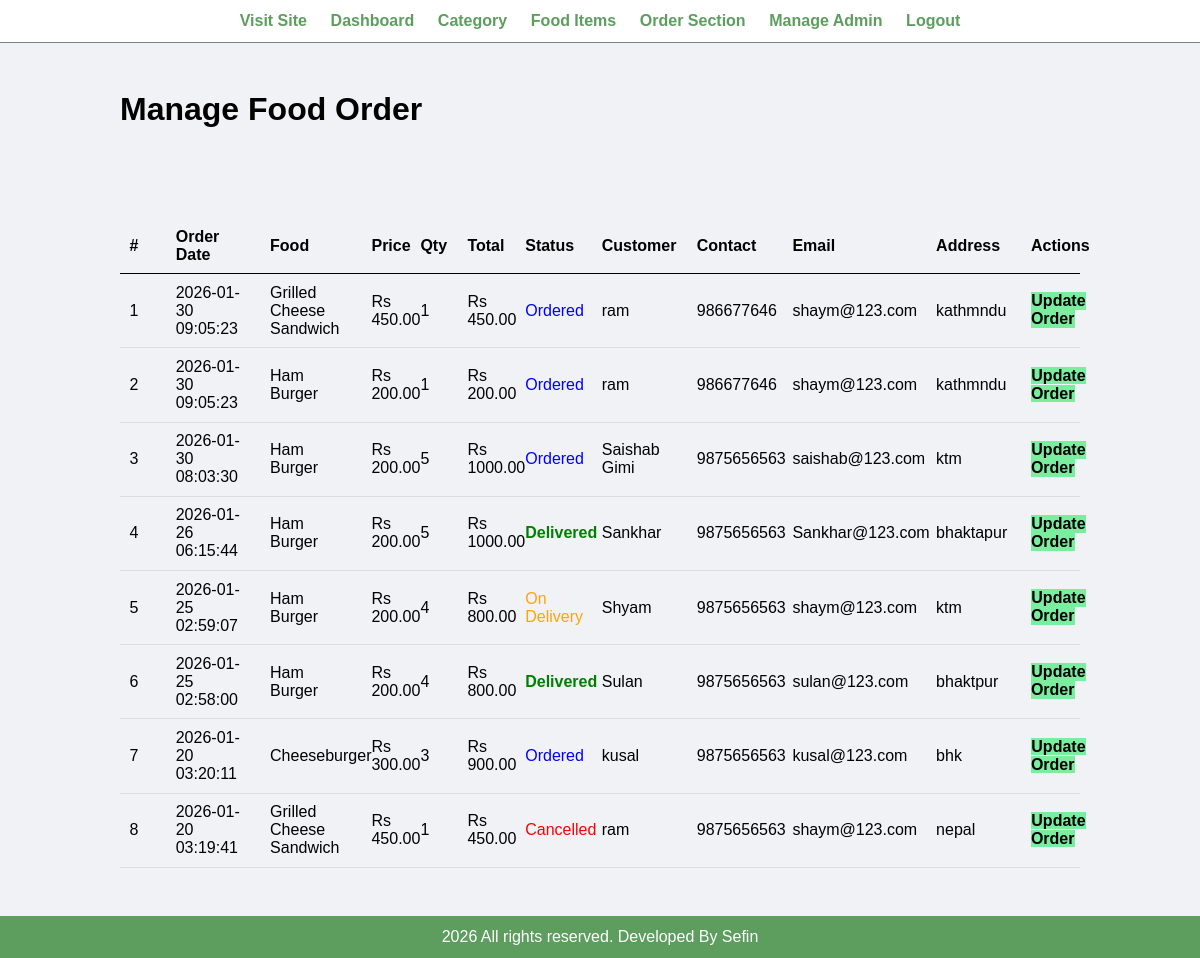
/onlinefood-order/admin/manage-order.php (signed in), run on the app's committed database.
### tables this page shows
CREATE TABLE `tbl_order` (
  `id` int(10) UNSIGNED NOT NULL,
  `food` varchar(150) NOT NULL,
  `price` decimal(10,2) NOT NULL,
  `qty` int(11) NOT NULL,
  `total` decimal(10,2) NOT NULL,
  `order_date` datetime NOT NULL,
  `status` varchar(50) NOT NULL,
  `customer_name` varchar(150) NOT NULL,
  `customer_contact` varchar(20) NOT NULL,
  `customer_email` varchar(150) NOT NULL,
  `customer_address` varchar(255) NOT NULL,
  `food_id` int(11) NOT NULL
);

### onlinefood-order/admin/manage-order.php (the view, shortened to what this page needs)
<?php include('partials/menu.php'); ?>
<div class="main-content">
    <div class="wrapper">
        <h1>Manage Food Order</h1>
                <br /><br /><br />
                <br><br>
                <table class="tbl-full">
                    <tr>
                        <th width="5%">#</th>
                        <th width="10%">Order Date</th>
                        <th width="10%">Food</th>
                        <th width="5%">Price</th>
                        <th width="5%">Qty</th>
                        <th width="6%">Total</th>
                        <th width="8%">Status</th>
                        <th width="10%">Customer</th>
                        <th width="10%">Contact</th>
                        <th width="15%">Email</th>
                        <th width="10%">Address</th>
                        <th>Actions</th>
                    </tr>
                    <?php
                        $sql = "SELECT * FROM tbl_order ORDER BY id DESC";
                        $res = mysqli_query($conn, $sql);
                        $count = mysqli_num_rows($res);
                        $sn = 1;
                        if($count>0)
                        {
                            while($row=mysqli_fetch_assoc($res))
                            {
                                $id = $row['id'];
                                $food = $row['food'];
                                $price = $row['price'];
                                $qty = $row['qty'];
                                $total = $row['total'];
                                $order_date = $row['order_date'];
                                $status = $row['status'];
                                $customer_name = $row['customer_name'];
                                $customer_contact = $row['customer_contact'];
                                $customer_email = $row['customer_email'];
                                $customer_address = $row['customer_address'];
                                ?>
                                    <tr>
                                        <td><?php echo $sn++; ?> </td>
                                        <td><?php echo $order_date; ?></td>
                                        <td><?php echo $food; ?></td>
                                        <td><?php echo 'Rs '.$price; ?></td>
                                        <td><?php echo $qty; ?></td>
                                        <td><?php echo 'Rs '.$total; ?></td>
                                        <td>
                                            <?php
                                                if($status=="Ordered")
                                                {
                                                    echo "<label style='color: blue;'>$status</label>";
                                                }
                                                elseif($status=="On Delivery")
                                                {
                                                    echo "<label style='color: orange;'>$status</label>";
                                                }
                                                elseif($status=="Delivered")
                                                {
                                                    echo "<label style='color: green;'><b>$status</b></label>";
                                                }
                                                elseif($status=="Cancelled")
                                                {
                                                    echo "<label style='color: red;'>$status</label>";
                                                }
                                            ?>
                                        </td>
                                        <td><?php echo $customer_name; ?></td>
                                        <td><?php echo $customer_contact; ?></td>
                                        <td><?php echo $customer_email; ?></td>
                                        <td><?php echo $customer_address; ?></td>
                                        <td>
                                            <a href="<?php echo SITEURL; ?>admin/update-order.php?id=<?php echo $id; ?>" class="btn-secondary">Update Order</a>
                                        </td>
                                    </tr>
                                <?php
                            }
                        }
                        else
                        {
                            echo "<tr><td colspan='12' class='error'>Orders not Available</td></tr>";
                        }
                    ?>
                </table>
    </div>
</div>
<?php include('partials/footer.php'); ?>

### onlinefood-order/css/admin.css (style rules this page uses)
* { margin: 0; padding: 0; font-family: Arial, Helvetica, sans-serif; }
.wrapper { padding: 1%; width: 80%; margin: 0 auto; }
.tbl-full { width: 100%; }
table { border-collapse: collapse; width: 100%; }
th, td { padding: 8px; text-align: left; border-bottom: 1px solid #ddd; }
table tr th { border-bottom: 1px solid black; padding: 1%; text-align: left; }
table tr td { padding: 1%; }
.btn-secondary { background-color: #7bed9f; padding: 1%; color: black; text-decoration: none; font-weight: bold; }
.main-content { background-color: #f1f2f6; padding: 3% 0; }

### data on the page
tbl_order: order_date "2026-01-30 09:05:23", food "Grilled Cheese Sandwich", price "450.00", qty "1", total "450.00", status "Ordered", customer_name "ram", customer_contact "986677646", customer_email "shaym@123.com", customer_address "kathmndu"
tbl_order: order_date "2026-01-30 09:05:23", food "Ham Burger", price "200.00", qty "1", total "200.00", status "Ordered", customer_name "ram", customer_contact "986677646", customer_email "shaym@123.com", customer_address "kathmndu"
tbl_order: order_date "2026-01-30 08:03:30", food "Ham Burger", price "200.00", qty "5", total "1000.00", status "Ordered", customer_name "Saishab Gimi", customer_contact "9875656563", customer_email "saishab@123.com", customer_address "ktm"
tbl_order: order_date "2026-01-26 06:15:44", food "Ham Burger", price "200.00", qty "5", total "1000.00", status "Delivered", customer_name "Sankhar", customer_contact "9875656563", customer_email "Sankhar@123.com", customer_address "bhaktapur"
tbl_order: order_date "2026-01-25 02:59:07", food "Ham Burger", price "200.00", qty "4", total "800.00", status "On Delivery", customer_name "Shyam", customer_contact "9875656563", customer_email "shaym@123.com", customer_address "ktm"
tbl_order: order_date "2026-01-25 02:58:00", food "Ham Burger", price "200.00", qty "4", total "800.00", status "Delivered", customer_name "Sulan", customer_contact "9875656563", customer_email "sulan@123.com", customer_address "bhaktpur"
tbl_order: order_date "2026-01-20 03:20:11", food "Cheeseburger", price "300.00", qty "3", total "900.00", status "Ordered", customer_name "kusal", customer_contact "9875656563", customer_email "kusal@123.com", customer_address "bhk"
tbl_order: order_date "2026-01-20 03:19:41", food "Grilled Cheese Sandwich", price "450.00", qty "1", total "450.00", status "Cancelled", customer_name "ram", customer_contact "9875656563", customer_email "shaym@123.com", customer_address "nepal"
